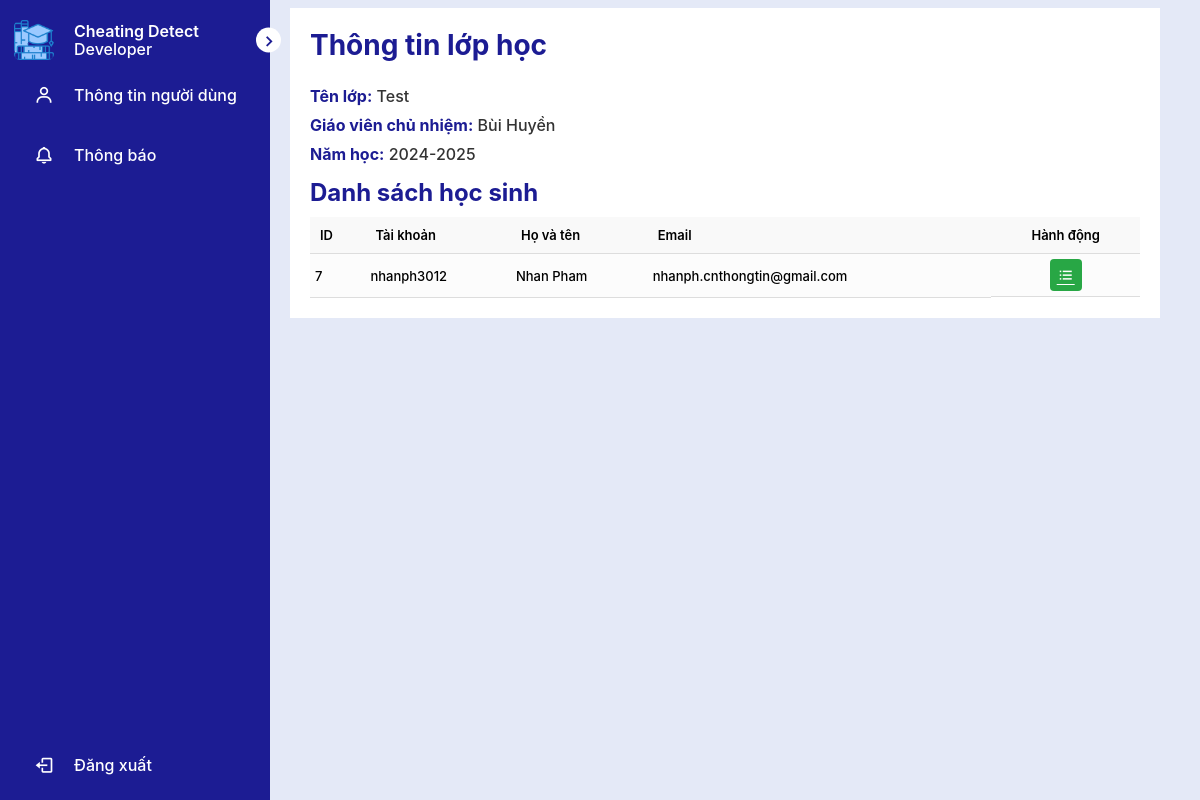
/class_detail/1/, run on the app's committed database.
### accounts/models.py (models this page shows)
class Class (models.Model):
    id = models.AutoField(primary_key=True)
    name = models.CharField(max_length=255)
    description = models.CharField(max_length=255, blank=True, null=True)
    school_year = models.ForeignKey('SchoolYear', on_delete=models.CASCADE, related_name='classes',db_column='school_year_id')
    class Meta:
        db_table = 'class'

class SchoolYear(models.Model):
    id = models.AutoField(primary_key=True)
    name = models.CharField(max_length=255)
    description = models.CharField(max_length=255, blank=True, null=True)
    class Meta:
        db_table = 'school_year'

class User(models.Model):
    id = models.AutoField(primary_key=True)
    username = models.CharField(max_length=255, unique=True)
    password = models.CharField(max_length=255)
    email = models.EmailField(max_length=255, blank=True, null=True)
    first_name = models.CharField(max_length=255, blank=True, null=True)
    last_name = models.CharField(max_length=255, blank=True, null=True)
    phone = models.CharField(max_length=255, blank=True, null=True)
    date_of_birth = models.DateField(blank=True, null=True)
    gender = models.BooleanField(blank=True, null=True)  # True: Male, False: Female
    school_name = models.CharField(max_length=255, blank=True, null=True)
    role = models.ForeignKey('Role', on_delete=models.CASCADE, related_name='users', default=1)
    profile_picture = models.ImageField(upload_to='profile_pictures/', null=True, blank=True)
    class Meta:
        db_table = 'users'  # Ánh xạ đến bảng `users`

### accounts/views.py (the view)
# urls.py: path('class_detail/<int:class_id>/', views.class_detail, name='class_detail'),
def class_detail(request, class_id):
    class_obj = get_object_or_404(Class.objects.prefetch_related('school_year'), id=class_id)
    class_info = {
        'id': class_obj.id,
        'name': class_obj.name,
        'school_year': class_obj.school_year.name if class_obj.school_year else '',
    }
    conn = sqlite3.connect('db.sqlite3')
    cursor = conn.cursor()
    cursor.execute(
        'select u.id, u.last_name, u.first_name from class_users cu left join users u on cu.user_id = u.id where cu.class_id = ? and u.role_id = 2',
        (class_id,))
    teacher = cursor.fetchone()
    cursor.execute(
        "select u.id, u.username ,u.first_name, u.last_name, u.email from class_users left join users u on class_users.user_id = u.id where u.role_id = 1 and class_id = ?",
        (class_id,))
    students = cursor.fetchall()
    students = [list(student) for student in students]
    for student in students:
        if student[2] is not None and student[3] is not None:
            student[2] = student[2] + ' ' + student[3]
        student.pop(3)  # Xóa cột họ hoặc tên đã gộp
    items_per_page = 10
    page_number = request.GET.get('page', 1)
    paginator = Paginator(students, items_per_page)
    try:
        page_obj = paginator.get_page(page_number)
    except EmptyPage:
        page_obj = paginator.get_page(paginator.num_pages)
    return render(request, 'class/class_detail.html', {
        'role_id': request.session.get('role_id'),  # ID của loại tài khoản
        'class_info': class_info,  # Thông tin lớp học
        'teacher': teacher,  # Thông tin giáo viên chủ nhiệm
        'students': page_obj.object_list,  # Danh sách học sinh trên trang hiện tại
        'page_obj': page_obj,  # Đối tượng phân trang
    })

### accounts/templates/class/class_detail.html (shortened to what this page needs)
{% extends 'base.html' %}
{% block content %}
    <div class="management-container">
            <h1 class="class-info-title">Thông tin lớp học</h1>
            <div class="class-info-details">
                <p><strong>Tên lớp:</strong> {{ class_info.name }}</p>
                <p><strong>Giáo viên chủ nhiệm:</strong>
                    {% if role_id == 3 %}
                        <a href="{% url 'user_detail' teacher.0 %}" class="teacher-link">
                            {{ teacher.1 }} {{ teacher.2 }}
                        </a>
                    {% else %}
                        {{ teacher.1 }} {{ teacher.2 }}
                    {% endif %}
                </p>
                <p><strong>Năm học:</strong> {{ class_info.school_year }}</p>
            </div>
            <h2 class="class-student-title">Danh sách học sinh</h2>
        <table class="data-table">
            <thead>
            <tr>
                <th>ID</th>
                <th>Tài khoản</th>
                <th>Họ và tên</th>
                <th>Email</th>
                <th class="action-header">Hành động</th>
            </tr>
            </thead>
            <tbody>
            {% for student in students %}
                <tr>
                    <td>{{ student.0 }}</td>
                    <td>{{ student.1 }}</td>
                    <td>{{ student.2 }}</td>
                    <td>{{ student.3 }}</td>
                    <td class="action-cell">
                        <div class="action-buttons">
                            <a href="{% url 'user_detail' student.0 %}" class="action-btn view-btn"
                               title="Xem chi tiết">
                                <i class='bx bx-list-ul'></i>
                            </a>
                        </div>
                    </td>
                </tr>
            {% endfor %}
            </tbody>
        </table>
    </div>
{% endblock %}

### accounts/static/css/style.css (style rules this page uses)
* { font-family: Inter, sans-serif; margin: 0; padding: 0; box-sizing: border-box; }
:root { --body-color: #E4E9F7; --sidebar-color: #1c1c93; --primary-color: #1c1c93; --primary-color-light: white; --toggle-color: #DDD; --text-color: black; --text-sidebar-color: white; --tran-02: all 0.2s ease; --tran-03: all 0.3s ease; --tran-04: all 0.4s ease; --tran-05: all 0.5s ease; }
body { height: 100vh; background-color: var(--body-color); }
.action-buttons { display: flex; gap: 10px; }
.management-container { padding: 20px; max-width: 1200px; margin: 0 auto; background: white; }
.data-table { width: 100%; border-collapse: collapse; font-size: 13px; }
.data-table th { background-color: #f9f9f9; padding: 10px; text-align: left; border-bottom: 1px solid #ddd; font-weight: 600; }
.data-table th.action-header { text-align: center; }
.data-table td { padding: 5px; border-bottom: 1px solid #ddd; background: rgba(249, 249, 249, 0.49); }
.action-cell { white-space: nowrap; text-align: center; vertical-align: middle; display: flex; justify-content: center; align-items: center; height: 100%; }
.action-buttons { display: flex; gap: 8px; }
.action-btn { display: inline-flex; align-items: center; justify-content: center; width: 32px; height: 32px; border: none; border-radius: 4px; cursor: pointer; }
.action-btn i { font-size: 18px; }
.view-btn { background-color: #28a745; color: white; }
.class-info-title { font-size: 28px; font-weight: bold; color: #1c1c93; margin-bottom: 20px; }
.class-student-title { font-size: 24px; font-weight: bold; color: #1c1c93; margin-bottom: 10px; }
.class-info-details { font-size: 16px; color: #333; line-height: 1.8; margin-bottom: 10px; }
.class-info-details strong { color: #1c1c93; font-weight: bold; }

### data on the page
Class: name "Test"
SchoolYear: school_year "2024-2025"
User: id "7", username "nhanph3012", student "Nhan Pham", email "nhanph.cnthongtin@gmail.com"

### other printed values
{{ teacher.1 }} "Bùi"
{{ teacher.2 }} "Huyền"
